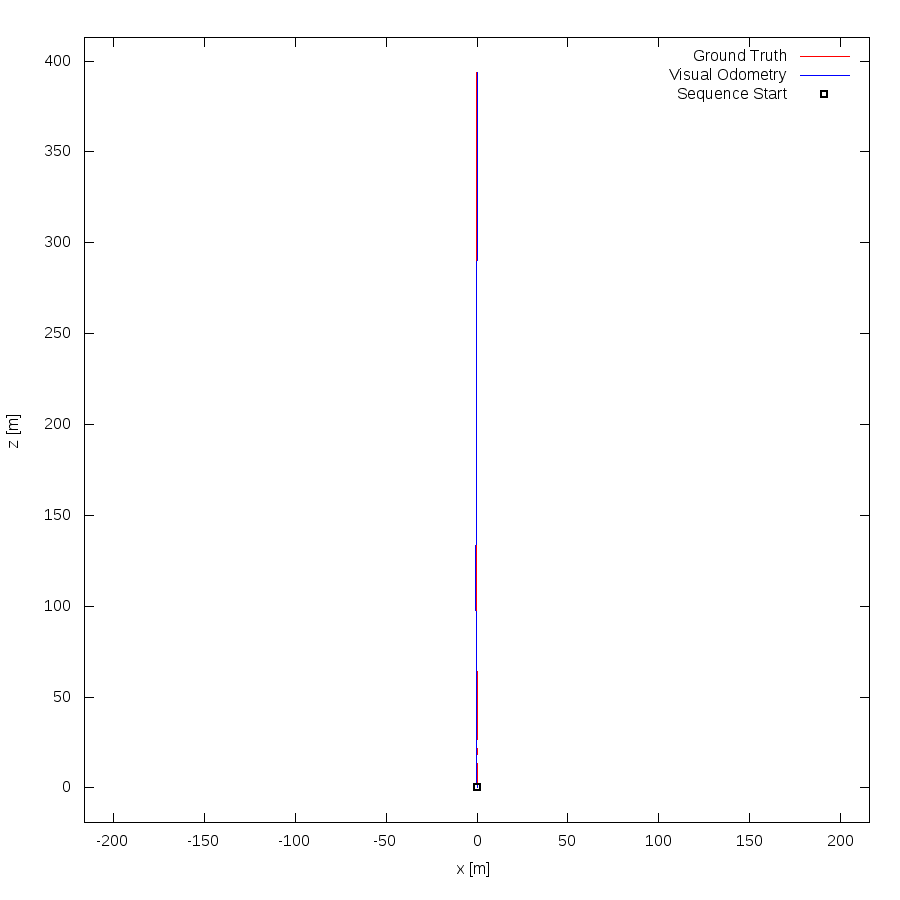

Source code (gnuplot):
set term png size 900,900
set output "04.png"
set size ratio -1
set xrange [-216:216]
set yrange [-19:413]
set xlabel "x [m]"
set ylabel "z [m]"
plot "04.txt" using 1:2 lc rgb "#FF0000" title 'Ground Truth' w lines,"04.txt" using 3:4 lc rgb "#0000FF" title 'Visual Odometry' w lines,"< head -1 04.txt" using 1:2 lc rgb "#000000" pt 4 ps 1 lw 2 title 'Sequence Start' w points
